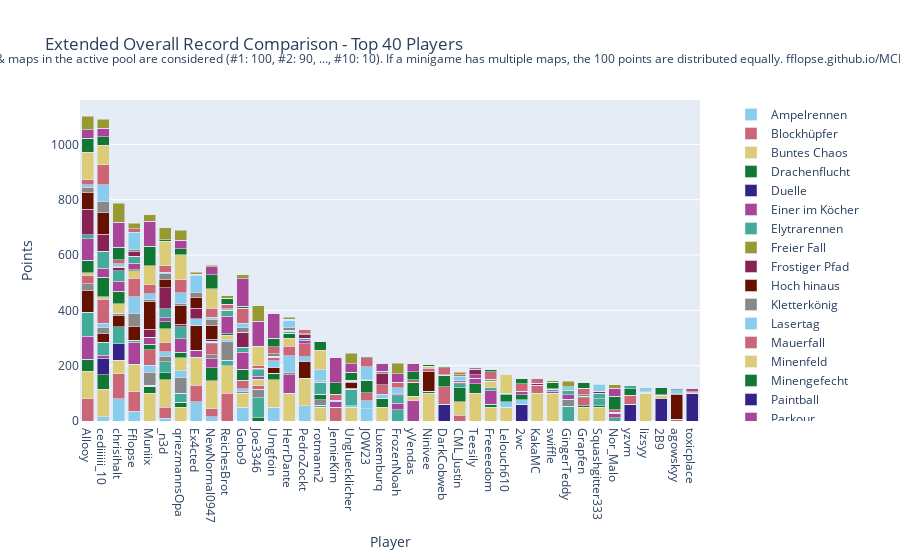

Write notebook code for a chart like this one.
### Code cell
import plotly.graph_objects as go

# Sum all columns to get the total score
outDf['Total'] = outDf.sum(axis=1)

# Sort by total score and fill N/A values with 0
outDf = outDf.sort_values(by='Total', ascending=False).fillna(0)

# Crop to top 10 players
cropDf = outDf.head(40).copy()

# Drop the 'Total' column for plotting
cropDf = cropDf.drop(columns=['Total'])

# Create a color palette
color_palette = px.colors.qualitative.Safe

# Create the stacked bar plot
fig = go.Figure()

cropDf = remove_duplicate_columns(cropDf)

for column in cropDf.columns.difference(['Player']):
    fig.add_trace(go.Bar(
        x=cropDf.index,
        y=cropDf[column],
        name=column,
        marker_color=color_palette[len(fig.data) % len(color_palette)]
    ))

# Update layout
fig.update_layout(
    barmode='stack',
    title='Extended Overall Record Comparison - Top 40 Players',
    xaxis=dict(title='Player'),
    yaxis=dict(title='Points'),
    #height=800,
    #width=1000,
    legend=dict(
        x=1.05,
        y=0.5,
        traceorder='normal',
        font=dict(size=12),
        bgcolor='rgba(255, 255, 255, 0)',
        bordercolor='rgba(0, 0, 0, 0)'
    ),
    margin=dict(r=200),  # Adjust right margin to make room for the legend
    annotations=[
        dict(
            x=0.5,
            y=1.1635,
            xref='paper',
            yref='paper',
            text='Max 100 points per minigame. Records #1 through #10 of games & maps in the active pool are considered (#1: 100, #2: 90, ..., #10: 10). If a minigame has multiple maps, the 100 points are distributed equally. fflopse.github.io/MCP-Records/data-analysis/global-ranking.ipynb',
            showarrow=False,
            font=dict(size=12),
            xanchor='center'
        )
    ]
)

fig.show()

# save the plot as an html file

fig.write_html('out/ext_overall_record_comparison.html')

### Figure 1 — Plotly figure (JSON) as saved in the notebook; plotly's stock layout.template omitted (floating-point values rounded to 4 significant figures)
{"data": [{"marker": {"color": "rgb(136, 204, 238)"}, "name": "Ampelrennen", "type": "bar", "x": ["Allooy", "cediiiiii_10", "chrisihalt", "Fflopse", "Muniix", "_n3d", "qriezmannsOpa", "Ex4cted", "NewNormal0947", "ReichesBrot", "Gobo9", "Joe3346", "Umgfoin", "HerrDante", "PedroZockt", "rotmann2", "JennieKim", "Ungluecklicher", "JOW23", "Luxemburq", "FrozenNoah", "yVendas", "Ninivee", "DarkCobweb", "CML_Justin", "Teesily", "Freeeedom", "Lelouch610", "2wc", "KakaMC", "swiffle", "GingerTeddy", "Grapfen", "Squashgitter333", "Nor_Malo", "yzvm", "lizsyy", "2B9", "agowskyy", "toxicplace"], "y": [0.0, 15.0, 80.0, 35.0, 0.0, 10.0, 0.0, 70.0, 15.0, 0.0, 50.0, 0.0, 50.0, 0.0, 55.0, 0.0, 0.0, 0.0, 45.0, 0.0, 0.0, 0.0, 0.0, 0.0, 0.0, 0.0, 0.0, 0.0, 0.0, 0.0, 0.0, 0.0, 0.0, 0.0, 0.0, 0.0, 0.0, 0.0, 0.0, 0.0]}, {"marker": {"color": "rgb(204, 102, 119)"}, "name": "Blockhüpfer", "type": "bar", "x": ["Allooy", "cediiiiii_10", "chrisihalt", "Fflopse", "Muniix", "_n3d", "qriezmannsOpa", "Ex4cted", "NewNormal0947", "ReichesBrot", "Gobo9", "Joe3346", "Umgfoin", "HerrDante", "PedroZockt", "rotmann2", "JennieKim", "Ungluecklicher", "JOW23", "Luxemburq", "FrozenNoah", "yVendas", "Ninivee", "DarkCobweb", "CML_Justin", "Teesily", "Freeeedom", "Lelouch610", "2wc", "KakaMC", "swiffle", "GingerTeddy", "Grapfen", "Squashgitter333", "Nor_Malo", "yzvm", "lizsyy", "2B9", "agowskyy", "toxicplace"], "y": [80.0, 0.0, 90.0, 70.0, 0.0, 40.0, 0.0, 60.0, 30.0, 100.0, 0.0, 0.0, 0.0, 0.0, 0.0, 0.0, 50.0, 0.0, 0.0, 0.0, 0.0, 0.0, 0.0, 0.0, 20.0, 0.0, 0.0, 0.0, 0.0, 0.0, 0.0, 0.0, 0.0, 0.0, 0.0, 0.0, 0.0, 0.0, 0.0, 0.0]}, {"marker": {"color": "rgb(221, 204, 119)"}, "name": "Buntes Chaos", "type": "bar", "x": ["Allooy", "cediiiiii_10", "chrisihalt", "Fflopse", "Muniix", "_n3d", "qriezmannsOpa", "Ex4cted", "NewNormal0947", "ReichesBrot", "Gobo9", "Joe3346", "Umgfoin", "HerrDante", "PedroZockt", "rotmann2", "JennieKim", "Ungluecklicher", "JOW23", "Luxemburq", "FrozenNoah", "yVendas", "Ninivee", "DarkCobweb", "CML_Justin", "Teesily", "Freeeedom", "Lelouch610", "2wc", "KakaMC", "swiffle", "GingerTeddy", "Grapfen", "Squashgitter333", "Nor_Malo", "yzvm", "lizsyy", "2B9", "agowskyy", "toxicplace"], "y": [100.0, 100.0, 50.0, 100.0, 100.0, 100.0, 50.0, 100.0, 100.0, 100.0, 50.0, 0.0, 100.0, 100.0, 100.0, 50.0, 0.0, 50.0, 0.0, 50.0, 0.0, 0.0, 100.0, 0.0, 50.0, 100.0, 50.0, 50.0, 0.0, 100.0, 100.0, 0.0, 50.0, 50.0, 0.0, 0.0, 100.0, 0.0, 0.0, 0.0]}, {"marker": {"color": "rgb(17, 119, 51)"}, "name": "Drachenflucht", "type": "bar", "x": ["Allooy", "cediiiiii_10", "chrisihalt", "Fflopse", "Muniix", "_n3d", "qriezmannsOpa", "Ex4cted", "NewNormal0947", "ReichesBrot", "Gobo9", "Joe3346", "Umgfoin", "HerrDante", "PedroZockt", "rotmann2", "JennieKim", "Ungluecklicher", "JOW23", "Luxemburq", "FrozenNoah", "yVendas", "Ninivee", "DarkCobweb", "CML_Justin", "Teesily", "Freeeedom", "Lelouch610", "2wc", "KakaMC", "swiffle", "GingerTeddy", "Grapfen", "Squashgitter333", "Nor_Malo", "yzvm", "lizsyy", "2B9", "agowskyy", "toxicplace"], "y": [42.5, 52.5, 0.0, 0.0, 25.0, 25.0, 17.5, 0.0, 47.5, 0.0, 0.0, 12.5, 22.5, 0.0, 0.0, 0.0, 0.0, 0.0, 0.0, 32.5, 0.0, 0.0, 7.5, 0.0, 50.0, 35.0, 10.0, 0.0, 0.0, 0.0, 0.0, 0.0, 5.0, 5.0, 0.0, 0.0, 0.0, 0.0, 0.0, 0.0]}, {"marker": {"color": "rgb(51, 34, 136)"}, "name": "Duelle", "type": "bar", "x": ["Allooy", "cediiiiii_10", "chrisihalt", "Fflopse", "Muniix", "_n3d", "qriezmannsOpa", "Ex4cted", "NewNormal0947", "ReichesBrot", "Gobo9", "Joe3346", "Umgfoin", "HerrDante", "PedroZockt", "rotmann2", "JennieKim", "Ungluecklicher", "JOW23", "Luxemburq", "FrozenNoah", "yVendas", "Ninivee", "DarkCobweb", "CML_Justin", "Teesily", "Freeeedom", "Lelouch610", "2wc", "KakaMC", "swiffle", "GingerTeddy", "Grapfen", "Squashgitter333", "Nor_Malo", "yzvm", "lizsyy", "2B9", "agowskyy", "toxicplace"], "y": [0.0, 60.0, 60.0, 0.0, 0.0, 0.0, 0.0, 0.0, 0.0, 0.0, 0.0, 0.0, 0.0, 0.0, 0.0, 0.0, 0.0, 0.0, 0.0, 0.0, 0.0, 0.0, 0.0, 60.0, 0.0, 0.0, 0.0, 0.0, 60.0, 0.0, 0.0, 0.0, 0.0, 0.0, 0.0, 60.0, 0.0, 80.0, 0.0, 100.0]}, {"marker": {"color": "rgb(170, 68, 153)"}, "name": "Einer im Köcher", "type": "bar", "x": ["Allooy", "cediiiiii_10", "chrisihalt", "Fflopse", "Muniix", "_n3d", "qriezmannsOpa", "Ex4cted", "NewNormal0947", "ReichesBrot", "Gobo9", "Joe3346", "Umgfoin", "HerrDante", "PedroZockt", "rotmann2", "JennieKim", "Ungluecklicher", "JOW23", "Luxemburq", "FrozenNoah", "yVendas", "Ninivee", "DarkCobweb", "CML_Justin", "Teesily", "Freeeedom", "Lelouch610", "2wc", "KakaMC", "swiffle", "GingerTeddy", "Grapfen", "Squashgitter333", "Nor_Malo", "yzvm", "lizsyy", "2B9", "agowskyy", "toxicplace"], "y": [83.33, 10.0, 0.0, 80.0, 0.0, 0.0, 0.0, 26.67, 33.33, 0.0, 0.0, 0.0, 0.0, 66.67, 0.0, 0.0, 20.0, 0.0, 0.0, 0.0, 0.0, 73.33, 0.0, 0.0, 0.0, 20.0, 50.0, 0.0, 0.0, 0.0, 0.0, 0.0, 0.0, 0.0, 0.0, 0.0, 0.0, 0.0, 0.0, 0.0]}, {"marker": {"color": "rgb(68, 170, 153)"}, "name": "Elytrarennen", "type": "bar", "x": ["Allooy", "cediiiiii_10", "chrisihalt", "Fflopse", "Muniix", "_n3d", "qriezmannsOpa", "Ex4cted", "NewNormal0947", "ReichesBrot", "Gobo9", "Joe3346", "Umgfoin", "HerrDante", "PedroZockt", "rotmann2", "JennieKim", "Ungluecklicher", "JOW23", "Luxemburq", "FrozenNoah", "yVendas", "Ninivee", "DarkCobweb", "CML_Justin", "Teesily", "Freeeedom", "Lelouch610", "2wc", "KakaMC", "swiffle", "GingerTeddy", "Grapfen", "Squashgitter333", "Nor_Malo", "yzvm", "lizsyy", "2B9", "agowskyy", "toxicplace"], "y": [87.5, 47.5, 60.0, 7.5, 5.0, 40.0, 32.5, 0.0, 0.0, 20.0, 0.0, 72.5, 0.0, 0.0, 0.0, 7.5, 0.0, 0.0, 0.0, 0.0, 40.0, 0.0, 0.0, 0.0, 15.0, 0.0, 10.0, 0.0, 0.0, 0.0, 0.0, 52.5, 0.0, 25.0, 12.5, 0.0, 0.0, 0.0, 0.0, 0.0]}, {"marker": {"color": "rgb(153, 153, 51)"}, "name": "Freier Fall", "type": "bar", "x": ["Allooy", "cediiiiii_10", "chrisihalt", "Fflopse", "Muniix", "_n3d", "qriezmannsOpa", "Ex4cted", "NewNormal0947", "ReichesBrot", "Gobo9", "Joe3346", "Umgfoin", "HerrDante", "PedroZockt", "rotmann2", "JennieKim", "Ungluecklicher", "JOW23", "Luxemburq", "FrozenNoah", "yVendas", "Ninivee", "DarkCobweb", "CML_Justin", "Teesily", "Freeeedom", "Lelouch610", "2wc", "KakaMC", "swiffle", "GingerTeddy", "Grapfen", "Squashgitter333", "Nor_Malo", "yzvm", "lizsyy", "2B9", "agowskyy", "toxicplace"], "y": [0.0, 0.0, 0.0, 0.0, 0.0, 0.0, 0.0, 0.0, 0.0, 0.0, 0.0, 0.0, 0.0, 0.0, 0.0, 0.0, 0.0, 0.0, 0.0, 0.0, 0.0, 0.0, 0.0, 0.0, 0.0, 0.0, 0.0, 0.0, 0.0, 0.0, 0.0, 0.0, 0.0, 0.0, 0.0, 0.0, 0.0, 0.0, 0.0, 0.0]}, {"marker": {"color": "rgb(136, 34, 85)"}, "name": "Frostiger Pfad", "type": "bar", "x": ["Allooy", "cediiiiii_10", "chrisihalt", "Fflopse", "Muniix", "_n3d", "qriezmannsOpa", "Ex4cted", "NewNormal0947", "ReichesBrot", "Gobo9", "Joe3346", "Umgfoin", "HerrDante", "PedroZockt", "rotmann2", "JennieKim", "Ungluecklicher", "JOW23", "Luxemburq", "FrozenNoah", "yVendas", "Ninivee", "DarkCobweb", "CML_Justin", "Teesily", "Freeeedom", "Lelouch610", "2wc", "KakaMC", "swiffle", "GingerTeddy", "Grapfen", "Squashgitter333", "Nor_Malo", "yzvm", "lizsyy", "2B9", "agowskyy", "toxicplace"], "y": [0.0, 0.0, 0.0, 0.0, 0.0, 0.0, 0.0, 0.0, 0.0, 0.0, 0.0, 0.0, 0.0, 0.0, 0.0, 0.0, 0.0, 0.0, 0.0, 0.0, 0.0, 0.0, 0.0, 0.0, 0.0, 0.0, 0.0, 0.0, 0.0, 0.0, 0.0, 0.0, 0.0, 0.0, 0.0, 0.0, 0.0, 0.0, 0.0, 0.0]}, {"marker": {"color": "rgb(102, 17, 0)"}, "name": "Hoch hinaus", "type": "bar", "x": ["Allooy", "cediiiiii_10", "chrisihalt", "Fflopse", "Muniix", "_n3d", "qriezmannsOpa", "Ex4cted", "NewNormal0947", "ReichesBrot", "Gobo9", "Joe3346", "Umgfoin", "HerrDante", "PedroZockt", "rotmann2", "JennieKim", "Ungluecklicher", "JOW23", "Luxemburq", "FrozenNoah", "yVendas", "Ninivee", "DarkCobweb", "CML_Justin", "Teesily", "Freeeedom", "Lelouch610", "2wc", "KakaMC", "swiffle", "GingerTeddy", "Grapfen", "Squashgitter333", "Nor_Malo", "yzvm", "lizsyy", "2B9", "agowskyy", "toxicplace"], "y": [80.0, 30.0, 40.0, 50.0, 0.0, 0.0, 0.0, 90.0, 0.0, 0.0, 0.0, 0.0, 20.0, 0.0, 60.0, 0.0, 0.0, 0.0, 0.0, 0.0, 0.0, 0.0, 70.0, 0.0, 0.0, 0.0, 0.0, 0.0, 0.0, 0.0, 0.0, 0.0, 0.0, 0.0, 0.0, 0.0, 0.0, 0.0, 0.0, 0.0]}, {"marker": {"color": "rgb(136, 136, 136)"}, "name": "Kletterkönig", "type": "bar", "x": ["Allooy", "cediiiiii_10", "chrisihalt", "Fflopse", "Muniix", "_n3d", "qriezmannsOpa", "Ex4cted", "NewNormal0947", "ReichesBrot", "Gobo9", "Joe3346", "Umgfoin", "HerrDante", "PedroZockt", "rotmann2", "JennieKim", "Ungluecklicher", "JOW23", "Luxemburq", "FrozenNoah", "yVendas", "Ninivee", "DarkCobweb", "CML_Justin", "Teesily", "Freeeedom", "Lelouch610", "2wc", "KakaMC", "swiffle", "GingerTeddy", "Grapfen", "Squashgitter333", "Nor_Malo", "yzvm", "lizsyy", "2B9", "agowskyy", "toxicplace"], "y": [23.33, 23.33, 10.0, 46.67, 46.67, 20.0, 56.67, 0.0, 13.33, 66.67, 6.667, 30.0, 0.0, 10.0, 0.0, 20.0, 0.0, 0.0, 0.0, 0.0, 0.0, 0.0, 0.0, 0.0, 0.0, 0.0, 0.0, 0.0, 0.0, 0.0, 0.0, 26.67, 0.0, 0.0, 0.0, 0.0, 0.0, 0.0, 0.0, 0.0]}, {"marker": {"color": "rgb(136, 204, 238)"}, "name": "Lasertag", "type": "bar", "x": ["Allooy", "cediiiiii_10", "chrisihalt", "Fflopse", "Muniix", "_n3d", "qriezmannsOpa", "Ex4cted", "NewNormal0947", "ReichesBrot", "Gobo9", "Joe3346", "Umgfoin", "HerrDante", "PedroZockt", "rotmann2", "JennieKim", "Ungluecklicher", "JOW23", "Luxemburq", "FrozenNoah", "yVendas", "Ninivee", "DarkCobweb", "CML_Justin", "Teesily", "Freeeedom", "Lelouch610", "2wc", "KakaMC", "swiffle", "GingerTeddy", "Grapfen", "Squashgitter333", "Nor_Malo", "yzvm", "lizsyy", "2B9", "agowskyy", "toxicplace"], "y": [0.0, 15.0, 0.0, 60.0, 25.0, 15.0, 25.0, 22.5, 0.0, 7.5, 10.0, 0.0, 25.0, 60.0, 17.5, 0.0, 0.0, 5.0, 27.5, 15.0, 0.0, 0.0, 0.0, 0.0, 0.0, 0.0, 0.0, 20.0, 17.5, 0.0, 0.0, 0.0, 0.0, 0.0, 0.0, 0.0, 0.0, 0.0, 0.0, 0.0]}, {"marker": {"color": "rgb(204, 102, 119)"}, "name": "Mauerfall", "type": "bar", "x": ["Allooy", "cediiiiii_10", "chrisihalt", "Fflopse", "Muniix", "_n3d", "qriezmannsOpa", "Ex4cted", "NewNormal0947", "ReichesBrot", "Gobo9", "Joe3346", "Umgfoin", "HerrDante", "PedroZockt", "rotmann2", "JennieKim", "Ungluecklicher", "JOW23", "Luxemburq", "FrozenNoah", "yVendas", "Ninivee", "DarkCobweb", "CML_Justin", "Teesily", "Freeeedom", "Lelouch610", "2wc", "KakaMC", "swiffle", "GingerTeddy", "Grapfen", "Squashgitter333", "Nor_Malo", "yzvm", "lizsyy", "2B9", "agowskyy", "toxicplace"], "y": [30.0, 86.67, 0.0, 66.67, 56.67, 33.33, 0.0, 0.0, 40.0, 0.0, 30.0, 13.33, 13.33, 33.33, 46.67, 0.0, 0.0, 0.0, 30.0, 33.33, 0.0, 0.0, 13.33, 63.33, 0.0, 0.0, 0.0, 0.0, 0.0, 30.0, 0.0, 0.0, 30.0, 0.0, 0.0, 33.33, 0.0, 0.0, 6.667, 0.0]}, {"marker": {"color": "rgb(221, 204, 119)"}, "name": "Minenfeld", "type": "bar", "x": ["Allooy", "cediiiiii_10", "chrisihalt", "Fflopse", "Muniix", "_n3d", "qriezmannsOpa", "Ex4cted", "NewNormal0947", "ReichesBrot", "Gobo9", "Joe3346", "Umgfoin", "HerrDante", "PedroZockt", "rotmann2", "JennieKim", "Ungluecklicher", "JOW23", "Luxemburq", "FrozenNoah", "yVendas", "Ninivee", "DarkCobweb", "CML_Justin", "Teesily", "Freeeedom", "Lelouch610", "2wc", "KakaMC", "swiffle", "GingerTeddy", "Grapfen", "Squashgitter333", "Nor_Malo", "yzvm", "lizsyy", "2B9", "agowskyy", "toxicplace"], "y": [10.0, 10.0, 33.33, 26.67, 0.0, 50.0, 46.67, 0.0, 0.0, 16.67, 0.0, 23.33, 0.0, 30.0, 0.0, 0.0, 0.0, 0.0, 0.0, 0.0, 0.0, 16.67, 6.667, 0.0, 0.0, 0.0, 23.33, 0.0, 0.0, 0.0, 0.0, 0.0, 0.0, 0.0, 0.0, 0.0, 0.0, 13.33, 0.0, 6.667]}, {"marker": {"color": "rgb(17, 119, 51)"}, "name": "Minengefecht", "type": "bar", "x": ["Allooy", "cediiiiii_10", "chrisihalt", "Fflopse", "Muniix", "_n3d", "qriezmannsOpa", "Ex4cted", "NewNormal0947", "ReichesBrot", "Gobo9", "Joe3346", "Umgfoin", "HerrDante", "PedroZockt", "rotmann2", "JennieKim", "Ungluecklicher", "JOW23", "Luxemburq", "FrozenNoah", "yVendas", "Ninivee", "DarkCobweb", "CML_Justin", "Teesily", "Freeeedom", "Lelouch610", "2wc", "KakaMC", "swiffle", "GingerTeddy", "Grapfen", "Squashgitter333", "Nor_Malo", "yzvm", "lizsyy", "2B9", "agowskyy", "toxicplace"], "y": [45.0, 70.0, 45.0, 5.0, 20.0, 25.0, 20.0, 0.0, 5.0, 5.0, 40.0, 0.0, 0.0, 17.5, 0.0, 20.0, 0.0, 0.0, 45.0, 0.0, 0.0, 47.5, 0.0, 42.5, 0.0, 0.0, 0.0, 25.0, 17.5, 0.0, 0.0, 0.0, 5.0, 0.0, 0.0, 22.5, 0.0, 0.0, 0.0, 0.0]}, {"marker": {"color": "rgb(51, 34, 136)"}, "name": "Paintball", "type": "bar", "x": ["Allooy", "cediiiiii_10", "chrisihalt", "Fflopse", "Muniix", "_n3d", "qriezmannsOpa", "Ex4cted", "NewNormal0947", "ReichesBrot", "Gobo9", "Joe3346", "Umgfoin", "HerrDante", "PedroZockt", "rotmann2", "JennieKim", "Ungluecklicher", "JOW23", "Luxemburq", "FrozenNoah", "yVendas", "Ninivee", "DarkCobweb", "CML_Justin", "Teesily", "Freeeedom", "Lelouch610", "2wc", "KakaMC", "swiffle", "GingerTeddy", "Grapfen", "Squashgitter333", "Nor_Malo", "yzvm", "lizsyy", "2B9", "agowskyy", "toxicplace"], "y": [0.0, 0.0, 0.0, 0.0, 0.0, 0.0, 0.0, 0.0, 0.0, 0.0, 0.0, 0.0, 0.0, 0.0, 0.0, 0.0, 0.0, 0.0, 0.0, 0.0, 0.0, 0.0, 0.0, 0.0, 0.0, 0.0, 0.0, 0.0, 0.0, 0.0, 0.0, 0.0, 0.0, 0.0, 0.0, 0.0, 0.0, 0.0, 0.0, 0.0]}, {"marker": {"color": "rgb(170, 68, 153)"}, "name": "Parkour", "type": "bar", "x": ["Allooy", "cediiiiii_10", "chrisihalt", "Fflopse", "Muniix", "_n3d", "qriezmannsOpa", "Ex4cted", "NewNormal0947", "ReichesBrot", "Gobo9", "Joe3346", "Umgfoin", "HerrDante", "PedroZockt", "rotmann2", "JennieKim", "Ungluecklicher", "JOW23", "Luxemburq", "FrozenNoah", "yVendas", "Ninivee", "DarkCobweb", "CML_Justin", "Teesily", "Freeeedom", "Lelouch610", "2wc", "KakaMC", "swiffle", "GingerTeddy", "Grapfen", "Squashgitter333", "Nor_Malo", "yzvm", "lizsyy", "2B9", "agowskyy", "toxicplace"], "y": [77.5, 32.5, 37.5, 22.5, 25.0, 15.0, 50.0, 0.0, 0.0, 62.5, 62.5, 10.0, 0.0, 0.0, 12.5, 0.0, 0.0, 0.0, 0.0, 0.0, 25.0, 0.0, 0.0, 0.0, 0.0, 12.5, 0.0, 0.0, 12.5, 0.0, 7.5, 15.0, 0.0, 0.0, 15.0, 0.0, 0.0, 0.0, 0.0, 10.0]}, {"marker": {"color": "rgb(68, 170, 153)"}, "name": "Pferderennen", "type": "bar", "x": ["Allooy", "cediiiiii_10", "chrisihalt", "Fflopse", "Muniix", "_n3d", "qriezmannsOpa", "Ex4cted", "NewNormal0947", "ReichesBrot", "Gobo9", "Joe3346", "Umgfoin", "HerrDante", "PedroZockt", "rotmann2", "JennieKim", "Ungluecklicher", "JOW23", "Luxemburq", "FrozenNoah", "yVendas", "Ninivee", "DarkCobweb", "CML_Justin", "Teesily", "Freeeedom", "Lelouch610", "2wc", "KakaMC", "swiffle", "GingerTeddy", "Grapfen", "Squashgitter333", "Nor_Malo", "yzvm", "lizsyy", "2B9", "agowskyy", "toxicplace"], "y": [15.0, 61.67, 38.33, 26.67, 0.0, 33.33, 43.33, 0.0, 5.0, 21.67, 18.33, 23.33, 3.333, 6.667, 8.333, 43.33, 0.0, 60.0, 0.0, 0.0, 26.67, 0.0, 0.0, 0.0, 0.0, 0.0, 0.0, 3.333, 0.0, 0.0, 5.0, 15.0, 0.0, 20.0, 0.0, 13.33, 3.333, 0.0, 0.0, 0.0]}, {"marker": {"color": "rgb(153, 153, 51)"}, "name": "Reihenfolge", "type": "bar", "x": ["Allooy", "cediiiiii_10", "chrisihalt", "Fflopse", "Muniix", "_n3d", "qriezmannsOpa", "Ex4cted", "NewNormal0947", "ReichesBrot", "Gobo9", "Joe3346", "Umgfoin", "HerrDante", "PedroZockt", "rotmann2", "JennieKim", "Ungluecklicher", "JOW23", "Luxemburq", "FrozenNoah", "yVendas", "Ninivee", "DarkCobweb", "CML_Justin", "Teesily", "Freeeedom", "Lelouch610", "2wc", "KakaMC", "swiffle", "GingerTeddy", "Grapfen", "Squashgitter333", "Nor_Malo", "yzvm", "lizsyy", "2B9", "agowskyy", "toxicplace"], "y": [0.0, 0.0, 0.0, 0.0, 0.0, 0.0, 0.0, 0.0, 0.0, 0.0, 0.0, 0.0, 0.0, 0.0, 0.0, 0.0, 0.0, 0.0, 0.0, 0.0, 0.0, 0.0, 0.0, 0.0, 0.0, 0.0, 0.0, 0.0, 0.0, 0.0, 0.0, 0.0, 0.0, 0.0, 0.0, 0.0, 0.0, 0.0, 0.0, 0.0]}, {"marker": {"color": "rgb(136, 34, 85)"}, "name": "Replika", "type": "bar", "x": ["Allooy", "cediiiiii_10", "chrisihalt", "Fflopse", "Muniix", "_n3d", "qriezmannsOpa", "Ex4cted", "NewNormal0947", "ReichesBrot", "Gobo9", "Joe3346", "Umgfoin", "HerrDante", "PedroZockt", "rotmann2", "JennieKim", "Ungluecklicher", "JOW23", "Luxemburq", "FrozenNoah", "yVendas", "Ninivee", "DarkCobweb", "CML_Justin", "Teesily", "Freeeedom", "Lelouch610", "2wc", "KakaMC", "swiffle", "GingerTeddy", "Grapfen", "Squashgitter333", "Nor_Malo", "yzvm", "lizsyy", "2B9", "agowskyy", "toxicplace"], "y": [92.37, 61.19, 11.19, 15.51, 28.9, 74.58, 7.542, 38.81, 6.864, 3.22, 53.9, 0.0, 0.0, 3.729, 11.53, 0.7627, 0.4237, 2.627, 0.5085, 39.66, 2.458, 0.0, 0.0, 0.0, 4.322, 19.24, 1.102, 0.8475, 0.1695, 4.576, 1.525, 0.2542, 0.0, 8.39, 0.0, 0.0, 0.9322, 0.0, 0.0, 0.0]}, {"marker": {"color": "rgb(102, 17, 0)"}, "name": "Runterpurzeln", "type": "bar", "x": ["Allooy", "cediiiiii_10", "chrisihalt", "Fflopse", "Muniix", "_n3d", "qriezmannsOpa", "Ex4cted", "NewNormal0947", "ReichesBrot", "Gobo9", "Joe3346", "Umgfoin", "HerrDante", "PedroZockt", "rotmann2", "JennieKim", "Ungluecklicher", "JOW23", "Luxemburq", "FrozenNoah", "yVendas", "Ninivee", "DarkCobweb", "CML_Justin", "Teesily", "Freeeedom", "Lelouch610", "2wc", "KakaMC", "swiffle", "GingerTeddy", "Grapfen", "Squashgitter333", "Nor_Malo", "yzvm", "lizsyy", "2B9", "agowskyy", "toxicplace"], "y": [60.0, 80.0, 0.0, 0.0, 100.0, 30.0, 70.0, 40.0, 50.0, 0.0, 0.0, 0.0, 0.0, 0.0, 0.0, 0.0, 0.0, 20.0, 0.0, 0.0, 0.0, 0.0, 0.0, 0.0, 0.0, 0.0, 0.0, 0.0, 0.0, 0.0, 0.0, 0.0, 0.0, 0.0, 0.0, 0.0, 0.0, 0.0, 90.0, 0.0]}, {"marker": {"color": "rgb(136, 136, 136)"}, "name": "Sammelwahn", "type": "bar", "x": ["Allooy", "cediiiiii_10", "chrisihalt", "Fflopse", "Muniix", "_n3d", "qriezmannsOpa", "Ex4cted", "NewNormal0947", "ReichesBrot", "Gobo9", "Joe3346", "Umgfoin", "HerrDante", "PedroZockt", "rotmann2", "JennieKim", "Ungluecklicher", "JOW23", "Luxemburq", "FrozenNoah", "yVendas", "Ninivee", "DarkCobweb", "CML_Justin", "Teesily", "Freeeedom", "Lelouch610", "2wc", "KakaMC", "swiffle", "GingerTeddy", "Grapfen", "Squashgitter333", "Nor_Malo", "yzvm", "lizsyy", "2B9", "agowskyy", "toxicplace"], "y": [17.91, 39.3, 4.186, 9.535, 8.14, 21.16, 6.279, 16.98, 21.16, 2.093, 15.12, 5.349, 9.302, 10.7, 4.651, 4.186, 0.4651, 6.047, 0.4651, 9.07, 4.419, 2.326, 1.395, 1.395, 6.977, 5.349, 6.977, 0.4651, 0.0, 2.791, 2.791, 1.628, 4.884, 0.0, 3.953, 0.0, 2.791, 2.326, 1.86, 0.0]}, {"marker": {"color": "rgb(136, 204, 238)"}, "name": "Schießstand", "type": "bar", "x": ["Allooy", "cediiiiii_10", "chrisihalt", "Fflopse", "Muniix", "_n3d", "qriezmannsOpa", "Ex4cted", "NewNormal0947", "ReichesBrot", "Gobo9", "Joe3346", "Umgfoin", "HerrDante", "PedroZockt", "rotmann2", "JennieKim", "Ungluecklicher", "JOW23", "Luxemburq", "FrozenNoah", "yVendas", "Ninivee", "DarkCobweb", "CML_Justin", "Teesily", "Freeeedom", "Lelouch610", "2wc", "KakaMC", "swiffle", "GingerTeddy", "Grapfen", "Squashgitter333", "Nor_Malo", "yzvm", "lizsyy", "2B9", "agowskyy", "toxicplace"], "y": [10.0, 60.0, 10.0, 60.0, 20.0, 5.0, 37.5, 62.5, 7.5, 0.0, 17.5, 0.0, 0.0, 25.0, 0.0, 40.0, 5.0, 0.0, 47.5, 0.0, 22.5, 0.0, 0.0, 0.0, 15.0, 0.0, 0.0, 0.0, 0.0, 0.0, 0.0, 12.5, 0.0, 25.0, 0.0, 0.0, 15.0, 0.0, 15.0, 0.0]}, {"marker": {"color": "rgb(204, 102, 119)"}, "name": "Skywars", "type": "bar", "x": ["Allooy", "cediiiiii_10", "chrisihalt", "Fflopse", "Muniix", "_n3d", "qriezmannsOpa", "Ex4cted", "NewNormal0947", "ReichesBrot", "Gobo9", "Joe3346", "Umgfoin", "HerrDante", "PedroZockt", "rotmann2", "JennieKim", "Ungluecklicher", "JOW23", "Luxemburq", "FrozenNoah", "yVendas", "Ninivee", "DarkCobweb", "CML_Justin", "Teesily", "Freeeedom", "Lelouch610", "2wc", "KakaMC", "swiffle", "GingerTeddy", "Grapfen", "Squashgitter333", "Nor_Malo", "yzvm", "lizsyy", "2B9", "agowskyy", "toxicplace"], "y": [18.33, 71.67, 13.33, 13.33, 31.67, 23.33, 48.33, 3.333, 33.33, 16.67, 53.33, 10.0, 25.0, 0.0, 13.33, 0.0, 20.0, 3.333, 33.33, 0.0, 20.0, 10.0, 0.0, 25.0, 6.667, 0.0, 26.67, 0.0, 26.67, 16.67, 0.0, 0.0, 23.33, 3.333, 10.0, 0.0, 0.0, 0.0, 0.0, 0.0]}, {"marker": {"color": "rgb(221, 204, 119)"}, "name": "Spleef", "type": "bar", "x": ["Allooy", "cediiiiii_10", "chrisihalt", "Fflopse", "Muniix", "_n3d", "qriezmannsOpa", "Ex4cted", "NewNormal0947", "ReichesBrot", "Gobo9", "Joe3346", "Umgfoin", "HerrDante", "PedroZockt", "rotmann2", "JennieKim", "Ungluecklicher", "JOW23", "Luxemburq", "FrozenNoah", "yVendas", "Ninivee", "DarkCobweb", "CML_Justin", "Teesily", "Freeeedom", "Lelouch610", "2wc", "KakaMC", "swiffle", "GingerTeddy", "Grapfen", "Squashgitter333", "Nor_Malo", "yzvm", "lizsyy", "2B9", "agowskyy", "toxicplace"], "y": [100.0, 70.0, 0.0, 0.0, 70.0, 90.0, 90.0, 0.0, 70.0, 0.0, 0.0, 70.0, 0.0, 0.0, 0.0, 70.0, 0.0, 0.0, 0.0, 0.0, 0.0, 0.0, 0.0, 0.0, 0.0, 0.0, 0.0, 70.0, 0.0, 0.0, 0.0, 0.0, 0.0, 0.0, 0.0, 0.0, 0.0, 0.0, 0.0, 0.0]}, {"marker": {"color": "rgb(17, 119, 51)"}, "name": "Survivalgames", "type": "bar", "x": ["Allooy", "cediiiiii_10", "chrisihalt", "Fflopse", "Muniix", "_n3d", "qriezmannsOpa", "Ex4cted", "NewNormal0947", "ReichesBrot", "Gobo9", "Joe3346", "Umgfoin", "HerrDante", "PedroZockt", "rotmann2", "JennieKim", "Ungluecklicher", "JOW23", "Luxemburq", "FrozenNoah", "yVendas", "Ninivee", "DarkCobweb", "CML_Justin", "Teesily", "Freeeedom", "Lelouch610", "2wc", "KakaMC", "swiffle", "GingerTeddy", "Grapfen", "Squashgitter333", "Nor_Malo", "yzvm", "lizsyy", "2B9", "agowskyy", "toxicplace"], "y": [50.0, 32.5, 45.0, 0.0, 70.0, 5.0, 22.5, 0.0, 50.0, 22.5, 7.5, 0.0, 30.0, 5.0, 0.0, 32.5, 42.5, 30.0, 5.0, 0.0, 0.0, 27.5, 5.0, 5.0, 0.0, 0.0, 7.5, 0.0, 20.0, 0.0, 22.5, 0.0, 20.0, 0.0, 47.5, 0.0, 0.0, 25.0, 5.0, 0.0]}, {"marker": {"color": "rgb(51, 34, 136)"}, "name": "Todeswürfel", "type": "bar", "x": ["Allooy", "cediiiiii_10", "chrisihalt", "Fflopse", "Muniix", "_n3d", "qriezmannsOpa", "Ex4cted", "NewNormal0947", "ReichesBrot", "Gobo9", "Joe3346", "Umgfoin", "HerrDante", "PedroZockt", "rotmann2", "JennieKim", "Ungluecklicher", "JOW23", "Luxemburq", "FrozenNoah", "yVendas", "Ninivee", "DarkCobweb", "CML_Justin", "Teesily", "Freeeedom", "Lelouch610", "2wc", "KakaMC", "swiffle", "GingerTeddy", "Grapfen", "Squashgitter333", "Nor_Malo", "yzvm", "lizsyy", "2B9", "agowskyy", "toxicplace"], "y": [0.0, 0.0, 0.0, 0.0, 0.0, 0.0, 0.0, 0.0, 0.0, 0.0, 0.0, 0.0, 0.0, 0.0, 0.0, 0.0, 0.0, 0.0, 0.0, 0.0, 0.0, 0.0, 0.0, 0.0, 0.0, 0.0, 0.0, 0.0, 0.0, 0.0, 0.0, 0.0, 0.0, 0.0, 0.0, 0.0, 0.0, 0.0, 0.0, 0.0]}, {"marker": {"color": "rgb(170, 68, 153)"}, "name": "Turmroulette", "type": "bar", "x": ["Allooy", "cediiiiii_10", "chrisihalt", "Fflopse", "Muniix", "_n3d", "qriezmannsOpa", "Ex4cted", "NewNormal0947", "ReichesBrot", "Gobo9", "Joe3346", "Umgfoin", "HerrDante", "PedroZockt", "rotmann2", "JennieKim", "Ungluecklicher", "JOW23", "Luxemburq", "FrozenNoah", "yVendas", "Ninivee", "DarkCobweb", "CML_Justin", "Teesily", "Freeeedom", "Lelouch610", "2wc", "KakaMC", "swiffle", "GingerTeddy", "Grapfen", "Squashgitter333", "Nor_Malo", "yzvm", "lizsyy", "2B9", "agowskyy", "toxicplace"], "y": [30.0, 30.0, 90.0, 0.0, 90.0, 0.0, 30.0, 0.0, 30.0, 0.0, 100.0, 90.0, 90.0, 0.0, 0.0, 0.0, 90.0, 30.0, 0.0, 30.0, 30.0, 30.0, 0.0, 0.0, 0.0, 0.0, 0.0, 0.0, 0.0, 0.0, 0.0, 0.0, 0.0, 0.0, 30.0, 0.0, 0.0, 0.0, 0.0, 0.0]}, {"marker": {"color": "rgb(68, 170, 153)"}, "name": "Waffenfolge", "type": "bar", "x": ["Allooy", "cediiiiii_10", "chrisihalt", "Fflopse", "Muniix", "_n3d", "qriezmannsOpa", "Ex4cted", "NewNormal0947", "ReichesBrot", "Gobo9", "Joe3346", "Umgfoin", "HerrDante", "PedroZockt", "rotmann2", "JennieKim", "Ungluecklicher", "JOW23", "Luxemburq", "FrozenNoah", "yVendas", "Ninivee", "DarkCobweb", "CML_Justin", "Teesily", "Freeeedom", "Lelouch610", "2wc", "KakaMC", "swiffle", "GingerTeddy", "Grapfen", "Squashgitter333", "Nor_Malo", "yzvm", "lizsyy", "2B9", "agowskyy", "toxicplace"], "y": [0.0, 0.0, 0.0, 0.0, 0.0, 0.0, 0.0, 0.0, 0.0, 0.0, 0.0, 0.0, 0.0, 0.0, 0.0, 0.0, 0.0, 0.0, 0.0, 0.0, 0.0, 0.0, 0.0, 0.0, 0.0, 0.0, 0.0, 0.0, 0.0, 0.0, 0.0, 0.0, 0.0, 0.0, 0.0, 0.0, 0.0, 0.0, 0.0, 0.0]}, {"marker": {"color": "rgb(153, 153, 51)"}, "name": "Wettrennen", "type": "bar", "x": ["Allooy", "cediiiiii_10", "chrisihalt", "Fflopse", "Muniix", "_n3d", "qriezmannsOpa", "Ex4cted", "NewNormal0947", "ReichesBrot", "Gobo9", "Joe3346", "Umgfoin", "HerrDante", "PedroZockt", "rotmann2", "JennieKim", "Ungluecklicher", "JOW23", "Luxemburq", "FrozenNoah", "yVendas", "Ninivee", "DarkCobweb", "CML_Justin", "Teesily", "Freeeedom", "Lelouch610", "2wc", "KakaMC", "swiffle", "GingerTeddy", "Grapfen", "Squashgitter333", "Nor_Malo", "yzvm", "lizsyy", "2B9", "agowskyy", "toxicplace"], "y": [50.0, 32.0, 70.0, 20.0, 24.0, 44.0, 36.0, 8.0, 6.0, 8.0, 14.0, 56.0, 0.0, 6.0, 0.0, 0.0, 0.0, 38.0, 0.0, 0.0, 38.0, 0.0, 0.0, 0.0, 8.0, 0.0, 0.0, 0.0, 0.0, 0.0, 6.0, 20.0, 0.0, 0.0, 12.0, 0.0, 0.0, 0.0, 0.0, 0.0]}], "layout": {"annotations": [{"font": {"size": 12}, "showarrow": false, "text": "Max 100 points per minigame. Records #1 through #10 of games & maps in the active pool are considered (#1: 100, #2: 90, ..., #10: 10). If a minigame has multiple maps, the 100 points are distributed equally. fflopse.github.io/MCP-Records/data-analysis/global-ranking.ipynb", "x": 0.5, "xanchor": "center", "xref": "paper", "y": 1.163, "yref": "paper"}], "barmode": "stack", "legend": {"bgcolor": "rgba(255, 255, 255, 0)", "bordercolor": "rgba(0, 0, 0, 0)", "font": {"size": 12}, "traceorder": "normal", "x": 1.05, "y": 0.5}, "margin": {"r": 200}, "title": {"text": "Extended Overall Record Comparison - Top 40 Players"}, "xaxis": {"title": {"text": "Player"}}, "yaxis": {"title": {"text": "Points"}}}}
